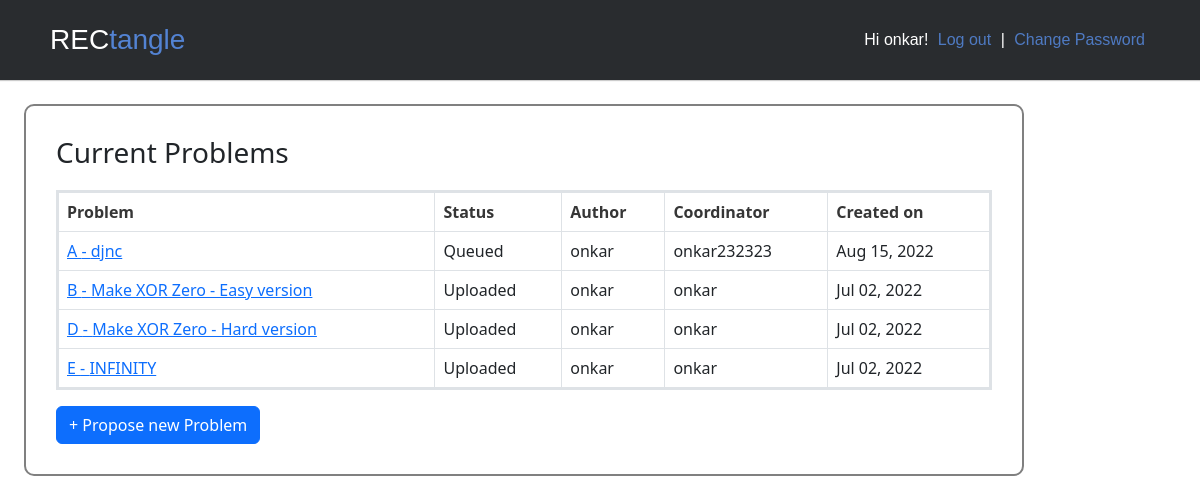
Before: / (signed in) with the older database file.
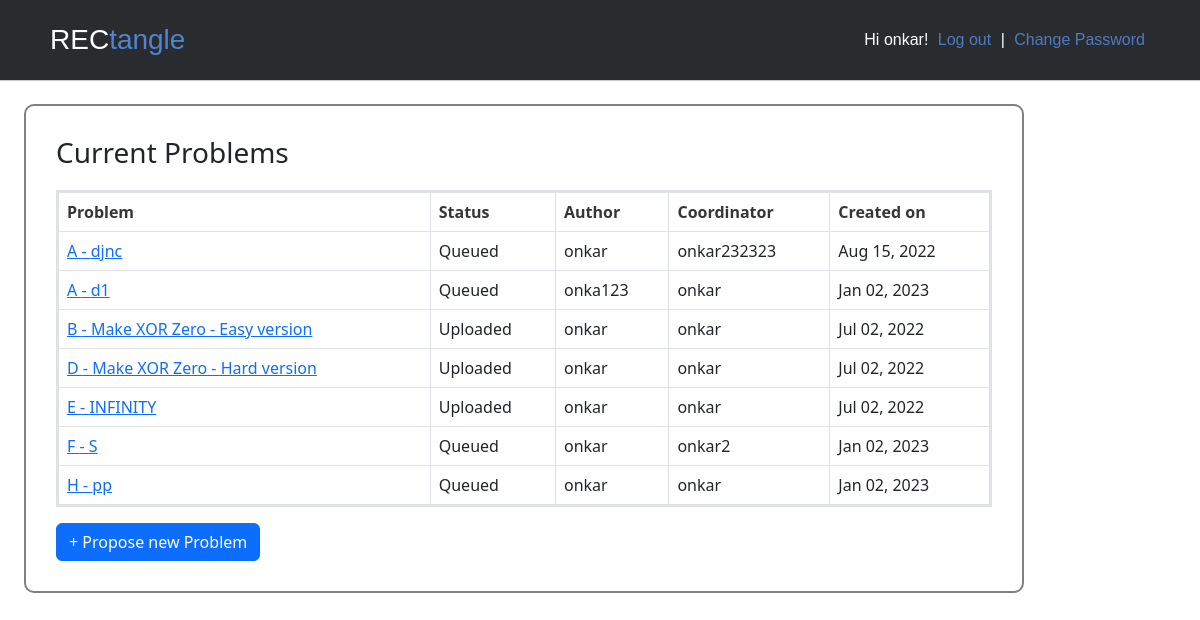
After: the same page with the newer database file.
### accounts/models.py (models this page shows)
class CustomUser(AbstractUser):
	POST_CHOICES = [('SeniorCoordinator','SeniorCoordinator'), ('JuniorCoordinator','JuniorCoordinator'), ('BoardMember','BoardMember')]
	post = models.CharField(max_length = 18,
								choices=POST_CHOICES,
								default='JuniorCoordinator')
	email = models.EmailField(unique=True)
	REQUIRED_FIELDS = ['email',	]

### posts/models.py (models this page shows, shortened)
class Problem(models.Model):
	def coordinators():
		people = User.objects.all()
		people_names = []
		for person in people:
			if(person.is_staff == True):
				people_names.append((person.username, person.username))
		return people_names
	DIFFICULTY_CHOICES = [('A','A'), ('B','B'), ('C','C'), ('D','D'), ('E','E'), ('F','F'), ('G','G'), ('H','H')]
	STATUS_CHOICES = [('Queued','Queued'),('Rejected','Rejected'), ('Accepted','Accepted'), ('Uploaded','Uploaded')]
	COORDINATOR_CHOICES = coordinators()
	title = models.CharField(max_length = 200, null = True, unique =True )
	Description = models.TextField()
	author = models.ForeignKey(
		settings.AUTH_USER_MODEL,
		related_name ='problem_author',
		on_delete=models.CASCADE,
		null = True,
	)
	difficulty = models.CharField(max_length = 30,
								  choices=DIFFICULTY_CHOICES,
								  default='A')
	status = models.CharField(max_length = 30,
								  choices=STATUS_CHOICES,
								  default='Queued')
	created = models.DateTimeField(auto_now_add=True , blank = True, null = True)
	updated = models.DateTimeField(auto_now=True , blank = True, null = True)
	coordinator1 = models.CharField(max_length = 20)
	coordinator2 = models.CharField(max_length = 20)
	class Meta:
		ordering = ('difficulty',)

### posts/views.py (the view)
# urls.py: path('', HomePageView.as_view(), name = 'home'),
class HomePageView(IsAllowed, ListView):
	model =Problem
	template_name = 'home.html'
	context_object_name = 'all_prob_list'

### posts/views.py (called while the page is built)
	def test_func(self):
		return self.request.user.is_staff

### templates/home.html
{% extends  'base.html' %}
{% block content %}
                <div class="homeTable">
                    {% if all_prob_list %}
                      <h3>Current Problems</h3>
                      <table class="table table-bordered ">
                          <thead class="thead-dark">
                            <tr>
                              <th scope="col">Problem</th>
                              <th scope="col">Status</th>
                              <th scope="col">Author</th>
                              <th scope="col">Coordinator</th>
                              <th scope="col">Created on</th>
                            </tr>
                          </thead>
                          <tbody >
                            {% for problem in all_prob_list %}
                              <tr>
                                <td><a href="{% url 'problem_detail' problem.pk %}">{{problem.difficulty}}  -  {{problem.title}}</a></td>
                                <td>{{problem.status}}</td>
                                <td>{{problem.author}}</td>
                                <td>{{problem.coordinator1}}</td>
                                <td>{{problem.created | date:"M d, Y"}}</td>
                              </tr>
                              {% endfor %}
                          </tbody>
                      </table>
                    {% else %}
                      <div class="title"><h3>No problems proposed</h3></div>
                    {% endif%}
                    <a class="btn btn-primary" href="{% url 'problem_create' %}" role="button">+ Propose new Problem</a>
                </div>
{% endblock content %}

### templates/base.html (shortened to what this page needs)
{% load static %}
<html>
<head>
	<link rel="stylesheet" href="{% static 'styles.css' %}">
	<link href="https://cdn.jsdelivr.net/npm/bootstrap@5.2.0-beta1/dist/css/bootstrap.min.css" rel="stylesheet">
</head>
<body>
	<div>
		<header class="header-fixed">
			<div class="header-limiter">
				<h1><a href="{% url 'home' %}">REC<span>tangle</span></a></h1>
				<nav>
				<div class="">
					{% if user.is_authenticated %}
					<p>Hi {{ user.username }}!  <a href="{% url 'logout' %} " style="color: #5383d3">Log out</a>  |
					<a href="{% url 'password_change' %}"  style="color: #5383d3;">Change Password</a></p>
					{% else %}
					<p>You are not logged in.
						<a href="{% url 'login' %}" style="color: #5383d3">Login</a>
						 or
						<a href="{% url 'signup' %}" style="color: #5383d3">Signup</a>
				</p>
					{% endif %}
				</div>
				</nav>
			</div>
		</header>
	</div>
	<div class="body">
		{% block content %}
		{% endblock content %}
	</div>
</body>
</html>

### static/styles.css (style rules this page uses)
table { background-color: white; color: #363636; margin-bottom: 1.5rem; margin-left: auto; margin-right: auto; border: solid 3px; margin-top: 20px; }
.table th { color: #363636; text-align: left; padding: 5px; }
.header-fixed { background-color:#292c2f; box-shadow:0 1px 1px #ccc; padding: 20px 50px; height: 80px; color: #ffffff; box-sizing: border-box; top:-100px; -webkit-transition:top 0.3s; transition:top 0.3s; }
.header-fixed .header-limiter { text-align: center; margin: 0 auto; }
.header-fixed .header-limiter h1 { float: left; font: normal 28px Cookie, Arial, Helvetica, sans-serif; line-height: 40px; margin: 0; }
.header-fixed .header-limiter h1 span { color: #5383d3; }
.header-fixed .header-limiter a { color: #ffffff; text-decoration: none; }
.header-fixed .header-limiter nav { font:16px Arial, Helvetica, sans-serif; line-height: 40px; float: right; }
.header-fixed .header-limiter nav a { display: inline-block; padding: 0 5px; text-decoration:none; color: #ffffff; opacity: 0.9; }
.body { width: 100%; text-align: left; display: inline-block; padding: 30px; max-width: 1000px; border: 2px solid grey; border-radius: 10px; margin:2%; }
.homeTable { min-height: 100px; }

Changed rows visible on the page:
added Problem: difficulty "A", title "d1", status "Queued", author "onka123", coordinator1 "onkar", created "Jan 02, 2023"
added Problem: difficulty "F", title "S", status "Queued", author "onkar", coordinator1 "onkar2", created "Jan 02, 2023"
added Problem: difficulty "H", title "pp", status "Queued", author "onkar", coordinator1 "onkar", created "Jan 02, 2023"
